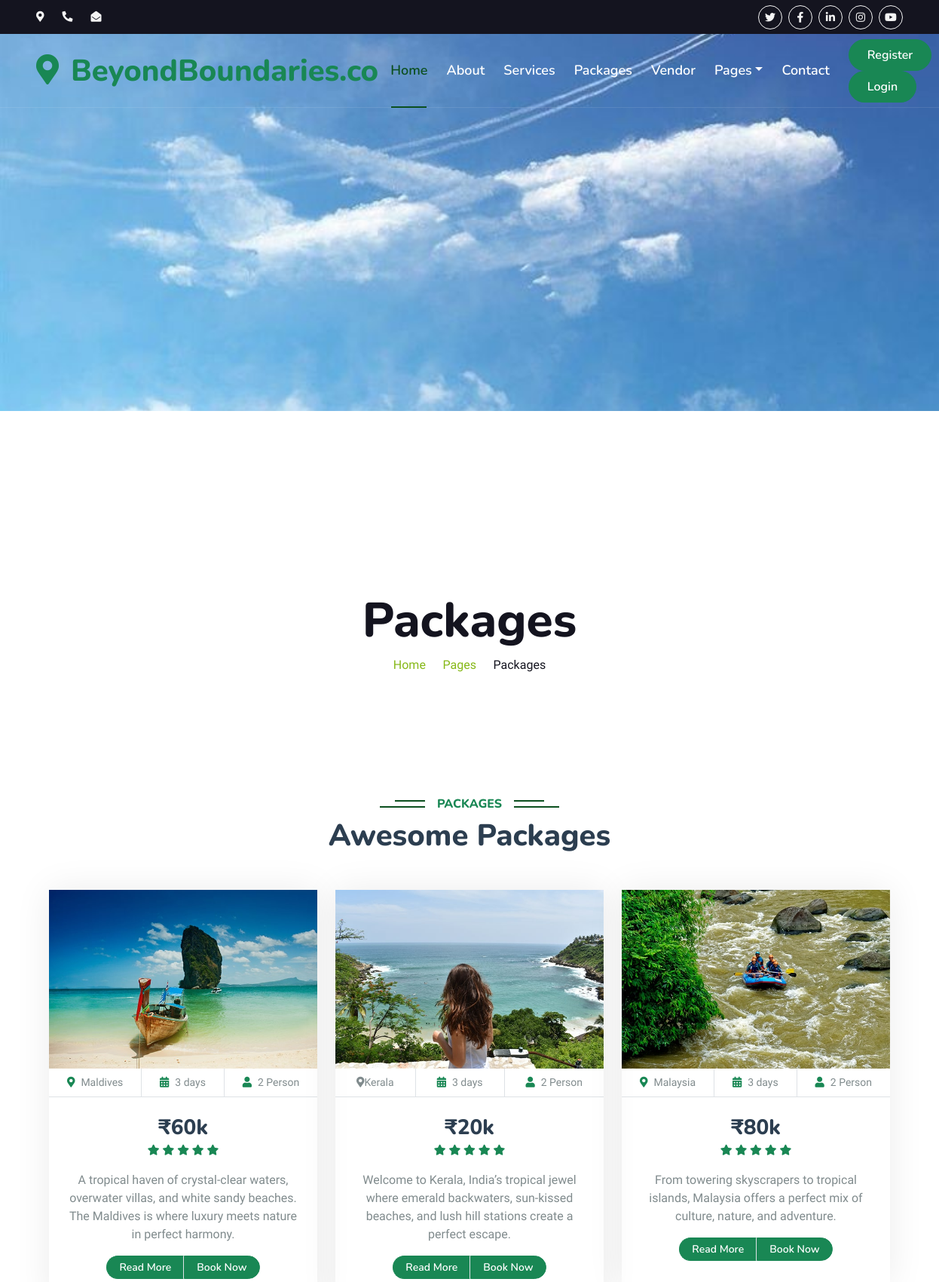
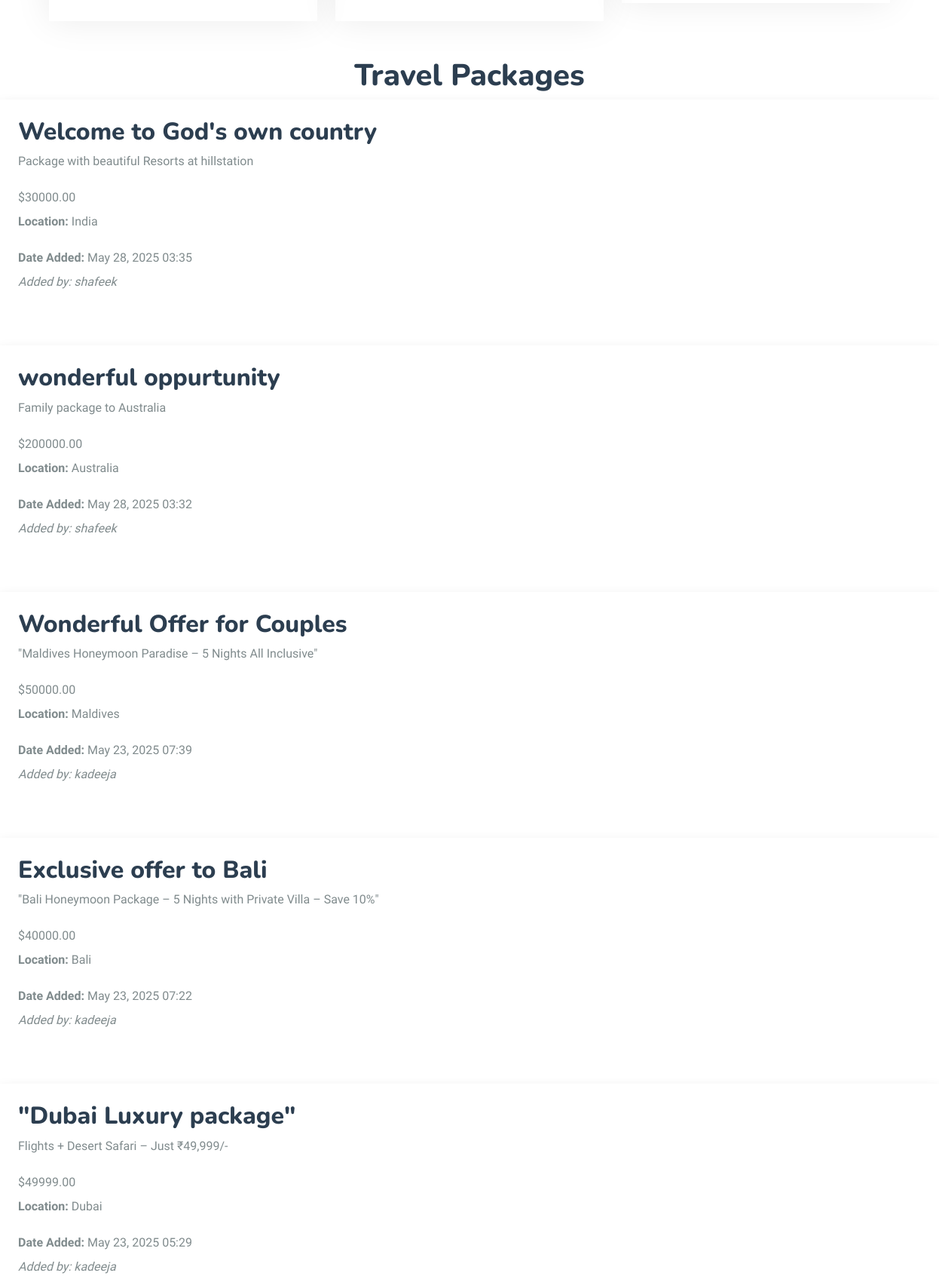
/packages_list/ (upper part), run on the app's committed database (2 pictures, top to bottom).
### travelapp/models.py (models this page shows, shortened)
class Package(models.Model):
    vendor = models.ForeignKey(User, on_delete=models.CASCADE)  # vendor user
    title = models.CharField(max_length=100)
    description = models.TextField()
    price = models.DecimalField(max_digits=8, decimal_places=2)
    location = models.CharField(max_length=100)
    created_at = models.DateTimeField(auto_now_add=True)
    is_approved = models.BooleanField(default=False)

### travelapp/views.py (the view)
# urls.py: path('packages_list/',v.package_list,name='packages_list'),
def package_list(request):
    packages = Package.objects.all().order_by('-created_at')
    return render(request, 'packages_list.html', {'packages': packages})

### travelapp/templates/packages_list.html (shortened to what this page needs)
{% extends 'base.html' %}
{% load static %}
    {% block content %}
        <div class="container-fluid py-5 mb-5 hero-header" style="background: url('{% static 'design/img/tra.jpg' %}') center center/cover no-repeat; min-height:500px ;" ></div>
            <div class="container py-5">
                <div class="row justify-content-center py-5">
                    <div class="col-lg-10 pt-lg-5 mt-lg-5 text-center">
                       <h1 class="display-3 text-dark animated slideInDown">Packages</h1>
                            <nav aria-label="breadcrumb">
                                <ol class="breadcrumb justify-content-center">
                                    <li class="breadcrumb-item"><a href="#">Home</a></li>
                                    <li class="breadcrumb-item"><a href="#">Pages</a></li>
                                    <li class="breadcrumb-item text-dark active" aria-current="page">Packages</li>
                                </ol>
                            </nav>
                        </div>
                    </div>
                </div>
        <div class="container-xxl py-5">
            <div class="container">
                <div class="text-center wow fadeInUp" data-wow-delay="0.1s">
                    <h6 class="section-title bg-white text-center text-success px-3">Packages</h6>
                    <h1 class="mb-5">Awesome Packages</h1>
                </div>
                <div class="row g-4 justify-content-center">
                    <div class="col-lg-4 col-md-6 wow fadeInUp" data-wow-delay="0.1s">
                        <div class="package-item">
                            <div class="overflow-hidden">
                                <img class="img-fluid" src="img/package-1.jpg" alt="">
                            </div>
                            <div class="d-flex border-bottom">
                                <small class="flex-fill text-center border-end py-2"><i class="fa fa-map-marker-alt text-success me-2"></i>Maldives</small>
                                <small class="flex-fill text-center border-end py-2"><i class="fa fa-calendar-alt text-success me-2"></i>3 days</small>
                                <small class="flex-fill text-center py-2"><i class="fa fa-user text-success me-2"></i>2 Person</small>
                            </div>
                            <div class="text-center p-4">
                                <h3 class="mb-0">₹60k</h3>
                                <div class="mb-3">
                                    <small class="fa fa-star text-success"></small>
                                    <small class="fa fa-star text-success"></small>
                                    <small class="fa fa-star text-success"></small>
                                    <small class="fa fa-star text-success"></small>
                                    <small class="fa fa-star text-success"></small>
                                </div>
                                <p>A tropical haven of crystal-clear waters, overwater villas, and white sandy beaches. The Maldives is where luxury meets nature in perfect harmony.</p>
                                <div class="d-flex justify-content-center mb-2">
                                    <a href="#" class="btn btn-sm btn-success px-3 border-end" style="border-radius: 30px 0 0 30px;">Read More</a>
                                    <a href="#" class="btn btn-sm btn-success px-3" style="border-radius: 0 30px 30px 0;">Book Now</a>
                                </div>
                            </div>
                        </div>
                    </div>
                    <div class="col-lg-4 col-md-6 wow fadeInUp" data-wow-delay="0.3s">
                        <div class="package-item">
                            <div class="overflow-hidden">
                                <img class="img-fluid" src="img/package-2.jpg" alt="">
                            </div>
                            <div class="d-flex border-bottom">
                                <small class="flex-fill text-center border-end py-2"><i class="fa fa-map-marker-alt text- successme-2"></i>Kerala</small>
                                <small class="flex-fill text-center border-end py-2"><i class="fa fa-calendar-alt text-success me-2"></i>3 days</small>
                                <small class="flex-fill text-center py-2"><i class="fa fa-user text-success me-2"></i>2 Person</small>
                            </div>
                            <div class="text-center p-4">
                                <h3 class="mb-0">₹20k</h3>
                                <div class="mb-3">
                                    <small class="fa fa-star text-success"></small>
                                    <small class="fa fa-star text-success"></small>
                                    <small class="fa fa-star text-success"></small>
                                    <small class="fa fa-star text-success"></small>
                                    <small class="fa fa-star text-success"></small>
                                </div>
                                <p>Welcome to Kerala, India’s tropical jewel where emerald backwaters, sun-kissed beaches, and lush hill stations create a perfect escape.</p>
                                <div class="d-flex justify-content-center mb-2">
                                    <a href="#" class="btn btn-sm btn-success px-3 border-end" style="border-radius: 30px 0 0 30px;">Read More</a>
                                    <a href="#" class="btn btn-sm btn-success px-3" style="border-radius: 0 30px 30px 0;">Book Now</a>
                                </div>
                            </div>
                        </div>
                    </div>
                    <div class="col-lg-4 col-md-6 wow fadeInUp" data-wow-delay="0.5s">
                        <div class="package-item">
                            <div class="overflow-hidden">
                                <img class="img-fluid" src="img/package-3.jpg" alt="">
                            </div>
                            <div class="d-flex border-bottom">
                                <small class="flex-fill text-center border-end py-2"><i class="fa fa-map-marker-alt text-success me-2"></i>Malaysia</small>
                                <small class="flex-fill text-center border-end py-2"><i class="fa fa-calendar-alt text-success me-2"></i>3 days</small>
                                <small class="flex-fill text-center py-2"><i class="fa fa-user text-success me-2"></i>2 Person</small>
                            </div>
                            <div class="text-center p-4">
                                <h3 class="mb-0">₹80k</h3>
                                <div class="mb-3">
                                    <small class="fa fa-star text-success"></small>
                                    <small class="fa fa-star text-success"></small>
                                    <small class="fa fa-star text-success"></small>
                                    <small class="fa fa-star text-success"></small>
                                    <small class="fa fa-star text-success"></small>
                                </div>
                                <p>From towering skyscrapers to tropical islands, Malaysia offers a perfect mix of culture, nature, and adventure.</p>
                                <div class="d-flex justify-content-center mb-2">
                                    <a href="#" class="btn btn-sm btn-success px-3 border-end" style="border-radius: 30px 0 0 30px;">Read More</a>
                                    <a href="#" class="btn btn-sm btn-success px-3" style="border-radius: 0 30px 30px 0;">Book Now</a>
                                </div>
                            </div>
                        </div>
                    </div>
                </div>
            </div>
        </div>
        <div class="bg-gray-100 p-8">
            <div class="max-w-5xl mx-auto">
                <h1 class="text-4xl font-bold mb-8 text-center">Travel Packages</h1>
                <div class="grid grid-cols-1 md:grid-cols-3 gap-6">
                {% for package in packages %}
                <div class="bg-white rounded shadow p-4 flex flex-col">
                    <h2 class="text-xl font-semibold mb-2">{{ package.title }}</h2>
                    <p class="text-gray-700 mb-4 flex-grow">{{ package.description|truncatechars:100 }}</p>
                    <p class="text-green-700 font-bold mb-2">${{ package.price }}</p>
                    <p class="text-gray-600 mb-4"><strong>Location:</strong> {{ package.location }}</p>
                    <p class="text-sm text-gray-500 mb-2">
                        <strong>Date Added:</strong> {{ package.created_at|date:"M d, Y H:i" }}
                    </p>
                    <p class="text-sm text-gray-500 mb-4"><em>Added by: {{ package.vendor.username }}</em></p>
                    <a href="#" class="mt-auto bg-blue-600 text-white px-3 py-2 rounded text-center hover:bg-blue-700">
                    </a>
                </div>
                {% empty %}
                <p class="col-span-3 text-center text-gray-600">No packages available right now.</p>
                {% endfor %}
                </div>
            </div>
        </div>
    {% endblock %}

### travelapp/templates/base.html (shortened to what this page needs)
{% load static %}
<!DOCTYPE html>
<html lang="en">
<head>
    <link href="https://cdnjs.cloudflare.com/ajax/libs/font-awesome/5.10.0/css/all.min.css" rel="stylesheet">
    <link href="https://cdn.jsdelivr.net/npm/bootstrap-icons@1.4.1/font/bootstrap-icons.css" rel="stylesheet">
    <link href="{% static 'design/lib/animate/animate.min.css' %}" rel="stylesheet">
    <link href="{% static 'design/lib/owlcarousel/assets/owl.carousel.min.css' %}" rel="stylesheet">
    <link href="{% static 'design/lib/tempusdominus/css/tempusdominus-bootstrap-4.min.css' %}" rel="stylesheet" />
    <link href="{% static 'design/css/bootstrap.min.css' %}" rel="stylesheet">
    <link href="{% static 'design/css/style.css' %}" rel="stylesheet">
</head>
<body>
    <div class="container-fluid bg-dark px-5 d-none d-lg-block">
        <div class="row gx-0">
            <div class="col-lg-8 text-center text-lg-start mb-2 mb-lg-0">
                <div class="d-inline-flex align-items-center" style="height: 45px;">
                    <small class="me-3 text-light"><i class="fa fa-map-marker-alt me-2"></i></small>
                    <small class="me-3 text-light"><i class="fa fa-phone-alt me-2"></i></small>
                    <small class="text-light"><i class="fa fa-envelope-open me-2"></i></small>
                </div>
            </div>
            <div class="col-lg-4 text-center text-lg-end">
                <div class="d-inline-flex align-items-center" style="height: 45px;">
                    <a class="btn btn-sm btn-outline-light btn-sm-square rounded-circle me-2" href=""><i class="fab fa-twitter fw-normal"></i></a>
                    <a class="btn btn-sm btn-outline-light btn-sm-square rounded-circle me-2" href=""><i class="fab fa-facebook-f fw-normal"></i></a>
                    <a class="btn btn-sm btn-outline-light btn-sm-square rounded-circle me-2" href=""><i class="fab fa-linkedin-in fw-normal"></i></a>
                    <a class="btn btn-sm btn-outline-light btn-sm-square rounded-circle me-2" href=""><i class="fab fa-instagram fw-normal"></i></a>
                    <a class="btn btn-sm btn-outline-light btn-sm-square rounded-circle" href=""><i class="fab fa-youtube fw-normal"></i></a>
                </div>
            </div>
        </div>
    </div>
    <div class="container-fluid position-relative p-0">
        <nav class="navbar navbar-expand-lg navbar-light px-4 px-lg-5 py-3 py-lg-0">
            <a href="" class="navbar-brand p-0">
                <h1 class="text-success m-0"><i class="fa fa-map-marker-alt me-3"></i>BeyondBoundaries.co</h1>
            </a>
            <div class="collapse navbar-collapse" id="navbarCollapse">
                <div class="navbar-nav ms-auto py-0">
                    <a href="{% url 'home' %}" class="nav-item nav-link active">Home</a>
                    <a href="{% url 'about' %}" class="nav-item nav-link">About</a>
                    <a href="{% url 'service' %}" class="nav-item nav-link">Services</a>
                    <a href="{% url 'packages_list' %}" class="nav-item nav-link">Packages</a>
                    <a href="{% url 'vendor_dashboard' %}" class="nav-item nav-link">Vendor</a>
                    <div class="nav-item dropdown">
                        <a href="#" class="nav-link dropdown-toggle" data-bs-toggle="dropdown">Pages</a>
                    </div>
                    <a href="{% url 'contact' %}" class="nav-item nav-link">Contact</a>
                </div>
                <nav>
                    {% if user.is_authenticated %}
                        Welcome, {{ user.username }} |
                        <a href="{% url 'logout' %}">Logout</a>
                    {% else %}
                        <a href="{% url 'register' %}" class="btn btn-success rounded-pill py-2 px-4">Register</a>
                        <a href="{% url 'login' %}" class="btn btn-success rounded-pill py-2 px-4">Login</a>
                    {% endif %}
                </nav>
            </div>
        </nav>
    </div>
        {% block content %}{% endblock %}
</body>
</html>

### static/design/css/style.css (style rules this page uses)
:root { --primary: #0b4f1e; --secondary: #802d0c; --light: #F5F5F5; --dark: #151523; }
.btn { font-family: 'Nunito', sans-serif; font-weight: 600; transition: .5s; }
.btn-sm-square { width: 32px; height: 32px; }
.btn-square, .btn-sm-square, .btn-lg-square { padding: 0; display: flex; align-items: center; justify-content: center; font-weight: normal; border-radius: 0px; }
.navbar-light .navbar-nav .nav-link { font-family: 'Nunito', sans-serif; position: relative; margin-right: 25px; padding: 35px 0; color: #FFFFFF !important; font-size: 18px; font-weight: 600; outline: none; transition: .5s; }
.navbar-light .navbar-nav .nav-link:hover, .navbar-light .navbar-nav .nav-link.active { color: var(--primary) !important; }
@media (min-width: 992px) { .navbar-light { position: absolute; width: 100%; top: 0; left: 0; border-bottom: 1px solid rgba(256, 256, 256, .1); z-index: 999; } }
@media (min-width: 992px) { .navbar-light .navbar-nav .nav-link::before { position: absolute; content: ""; width: 0; height: 2px; bottom: -1px; left: 50%; background: var(--primary); transition: .5s; } }
@media (min-width: 992px) { .navbar-light .navbar-nav .nav-link:hover::before, .navbar-light .navbar-nav .nav-link.active::before { width: calc(100% - 2px); left: 1px; } }
.hero-header { background: linear-gradient(rgba(20, 20, 31, .7), rgba(20, 20, 31, .7)), url(../img/hero-header.jpg); background-position: center center; background-repeat: no-repeat; background-size: cover; max-height: 100vh; }
.breadcrumb-item + .breadcrumb-item::before { color: rgba(255, 255, 255, .5); }
.section-title { position: relative; display: inline-block; text-transform: uppercase; }
.section-title::before { position: absolute; content: ""; width: calc(100% + 80px); height: 2px; top: 4px; left: -40px; background: var(--primary); z-index: -1; }
.section-title::after { position: absolute; content: ""; width: calc(100% + 120px); height: 2px; bottom: 5px; left: -60px; background: var(--primary); z-index: -1; }
.package-item { box-shadow: 0 0 45px rgba(0, 0, 0, .08); }
.package-item img { transition: .5s; }

### data on the page
Package: title "Welcome to God's own country", description "Package with beautiful Resorts at hillstation", price "30000.00", location "India", created_at "May 28, 2025 03:35", vendor.username "shafeek"
Package: title "wonderful oppurtunity", description "Family package to Australia", price "200000.00", location "Australia", created_at "May 28, 2025 03:32", vendor.username "shafeek"
Package: title "Wonderful Offer for Couples", description "\"Maldives Honeymoon Paradise – 5 Nights All Inclusive\"", price "50000.00", location "Maldives", created_at "May 23, 2025 07:39", vendor.username "kadeeja"
Package: title "Exclusive offer to Bali", description "\"Bali Honeymoon Package – 5 Nights with Private Villa – Save 10%\"", price "40000.00", location "Bali", created_at "May 23, 2025 07:22", vendor.username "kadeeja"
Package: title "\"Dubai Luxury package\"", description "Flights + Desert Safari – Just ₹49,999/-", price "49999.00", location "Dubai", created_at "May 23, 2025 05:29", vendor.username "kadeeja"
